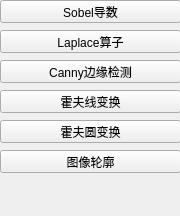
      <widget class="QWidget" name="page_4">
       <property name="geometry">
        <rect>
         <x>0</x>
         <y>0</y>
         <width>180</width>
         <height>216</height>
        </rect>
       </property>
       <attribute name="label">
        <string>边缘检测</string>
       </attribute>
       <widget class="QPushButton" name="btnScale_2">
        <property name="geometry">
         <rect>
          <x>0</x>
          <y>0</y>
          <width>181</width>
          <height>23</height>
         </rect>
        </property>
        <property name="text">
         <string>Sobel导数</string>
        </property>
       </widget>
       <widget class="QPushButton" name="btnScale_3">
        <property name="geometry">
         <rect>
          <x>0</x>
          <y>30</y>
          <width>181</width>
          <height>23</height>
         </rect>
        </property>
        <property name="text">
         <string>Laplace算子</string>
        </property>
       </widget>
       <widget class="QPushButton" name="btnScale_4">
        <property name="geometry">
         <rect>
          <x>0</x>
          <y>60</y>
          <width>181</width>
          <height>23</height>
         </rect>
        </property>
        <property name="text">
         <string>Canny边缘检测</string>
        </property>
       </widget>
       <widget class="QPushButton" name="btnScale_5">
        <property name="geometry">
         <rect>
          <x>0</x>
          <y>90</y>
          <width>181</width>
          <height>23</height>
         </rect>
        </property>
        <property name="text">
         <string>霍夫线变换</string>
        </property>
       </widget>
       <widget class="QPushButton" name="btnScale_7">
        <property name="geometry">
         <rect>
          <x>0</x>
          <y>120</y>
          <width>181</width>
          <height>23</height>
         </rect>
        </property>
        <property name="text">
         <string>霍夫圆变换</string>
        </property>
       </widget>
       <widget class="QPushButton" name="btnScale_8">
        <property name="geometry">
         <rect>
          <x>0</x>
          <y>150</y>
          <width>181</width>
          <height>23</height>
         </rect>
        </property>
        <property name="text">
         <string>图像轮廓</string>
        </property>
       </widget>
      </widget>
